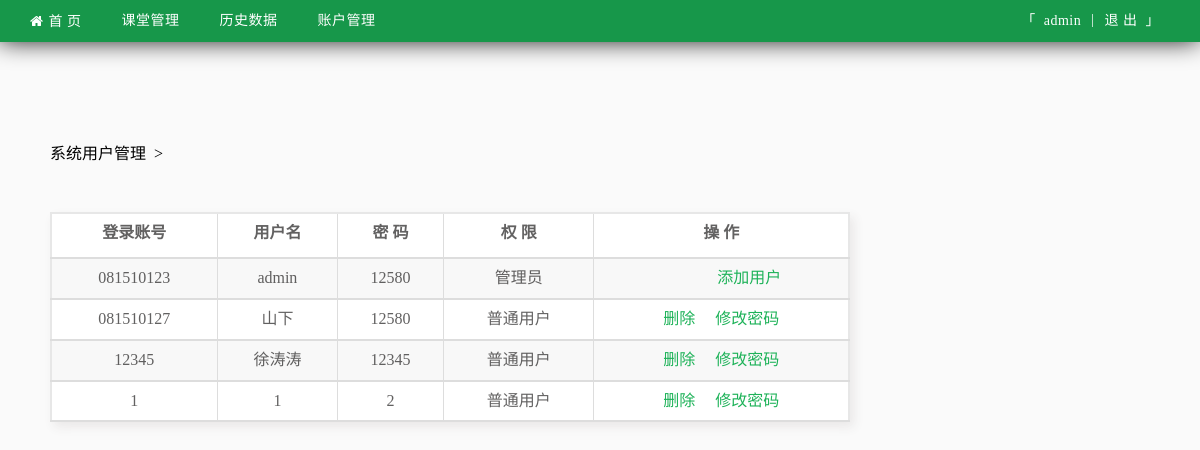
/admin/index.php?user_manage=true (signed in), run on an earlier commit of the app's database.
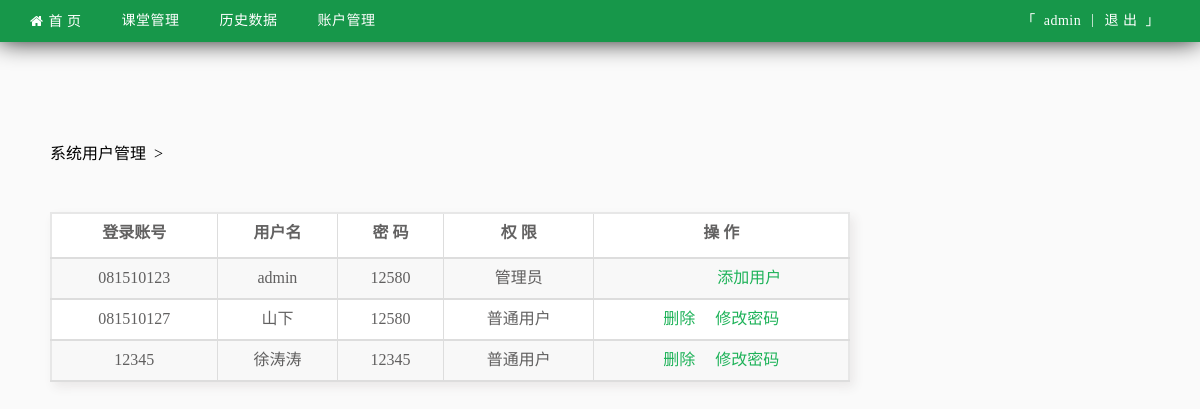
And on a later commit of the database.
### tables this page shows
CREATE TABLE `physics_user` (
  `uid` int(10) NOT NULL,
  `level` char(1) NOT NULL,
  `number` varchar(20) NOT NULL,
  `name` varchar(20) NOT NULL,
  `password` varchar(40) NOT NULL,
  `cur_course` int(2) DEFAULT NULL,
  `pwd` varchar(30) NOT NULL
);

### admin/function/database.class.php (called while the page is built, shortened)
<?php
class database{
	private $db;
	private $tablePrefix = 'physics';
	function __construct($name=null){
		$this->db = new mysqli(HOSTNAME,HOSTUSER,HOSTPWD,HOSTDB);
		$this->db->query('set names utf8');
	}
	function user_manage(){
		$sql = "SELECT * FROM `{$this->tablePrefix}_user`";
		$result = $this->db->query($sql);
		return  $result;
	}
}

### admin/function/common.php (the view, shortened to what this page needs)
<?php
	include_once dirname(__FILE__).'/database.class.php';
 	function user_manage(){
 		$obj = new database();
 		$result = $obj->user_manage();
 		$out = "";
 		while( $data = $result->fetch_assoc()){
 			if($data['level']=='2') $level = '普通用户';
 			else if($data['level']=='1') $level = '管理员';
	 		$out .= "
				<tr>
					<td>".$data['number']."</td>
					<td id='user_name'>".$data['name']."</td>
					<td>".$data['pwd']."</td>
					<td>".$level."</td>";
			if($data['level']=='1'){
				 $out .= "
			    	<td>
						<a href='javascript:void(0)'  onclick='add_user()' style='margin-left: 56px'>添加用户</a>
					</td>";
			}else if($data['level']=='2'){
			    $out .= "
			    	<td>
						<a href='javascript:void(0)'  onclick='admin_delete_user(this)'>删除</a>
						&nbsp;&nbsp;&nbsp;
						<a href='javascript:void(0)' onclick='admin_change_pwd(this)'>修改密码</a>
					</td>";
			}
			$out .= "</tr>";
		}
		return $out;
 	}
?>

### admin/index.php (shortened to what this page needs)
<?php
	if( !$_SESSION['user_name']){
		header('Location:./login.php');
	}else{
		if(isset($_GET['exp_name'])){
			if( isset($_GET['parameter_setting']) && $_GET['parameter_setting']=='true'){
				include'./templates/default/parameter_setting.php';
			}else{
				include './templates/default/experiment.php';
			}
		}else if(isset($_GET['search'])){
			include './templates/default/search.php';
		}else if(isset($_GET['user_manage']) && $_GET['user_manage']=='true'){
			include './templates/default/user_manage.php';
		}else{
			include './templates/default/index.php';
		}
	}

### admin/templates/default/include/header.php (shortened to what this page needs)
<!DOCTYPE html>
<html lang="zh-cn">
<head>
	<?php echo "<link rel='stylesheet' type='text/css' href='./templates/default/css/style.css'>";?>
	<?php echo "<link rel='stylesheet' href='./templates/default/css/font-awesome-4.7.0/css/font-awesome.min.css'>";?>
</head>
<body>
	<div class="header">
		<div class="nav">
		<?php
			echo "<ul class='nav_list'";
			if(defined('index')) echo "style='margin-left: 0'";
			echo ">";
		?>
				<li><a class="fa fa-home" href="./index.php">首 页</a></li>
				<li class="trigger_dropdown">
					<a href="javascript:void(0)">课堂管理</a>
				</li>
				<li class='trigger_dropdown'>
					<a>历史数据</a>
				</li>
				<li class='trigger_dropdown'>
					<a>账户管理</a>
				</li>
			</ul>
		<?php
			echo "<ul class='nav_option'";
			if(defined('index')) echo"style='margin-right: 0'";
			echo ">";
		?>
				<li><a href="./logout.php">退 出 &nbsp;」</a></li>
				<li><span class="symbol-item">|</span></li>
				<?php echo "<li><a name=".$_SESSION['uid']." id='uid'>「 &nbsp;".$_SESSION['user_name']."</a>";?>
				<?php echo"</li>";?>
			</ul>
		</div>
	</div>

### admin/templates/default/user_manage.php (shortened to what this page needs)
<?php
	require dirname(__FILE__).'/../../function/database.class.php';
	require dirname(__FILE__).'/../../function/common.php';
	include dirname(__FILE__).'/include/header.php';
?>
<!DOCTYPE html>
<html lang="en">
<head>
</head>
<body>
	<div class="container">
		系统用户管理 &nbsp;><br><br>
		<div>
			<table class='table-search-result table-user-manage'>
				<thead>
					<tr>
						<th>登录账号</th>
						<th>用户名</th>
						<th>密 码</th>
						<th>权 限</th>
						<th>操 作</th>
					</tr>
				</thead>
				<tbody>
					<?php echo user_manage();?>
				</tbody>
		 	</table>
		</div>
	</div>
</body>
</html>

### admin/templates/default/css/style.css (style rules this page uses)
html { width: 100%; height: 100%; }
body { margin: 0; padding :0; padding-top: 40px; background: #fafafa; }
.header { position: fixed; top: 0; left: 0; width: 100%; background: #17974a; box-shadow: -1px -2px 26px #000; z-index: 9; }
.nav { position: relative; width: 1080px; margin: 0 auto; padding-right: 40px; height: 42px; font-size: 14px; letter-spacing: 0.5px; color: #fff; }
ul.nav_list { position: relative; float: left; margin: 0; padding: 0; list-style: none; margin-left: -30px; }
ul.nav_list li { float: left; }
ul.nav_list a { display: block; margin: 0; padding: 0 20px; height: 42px; line-height: 42px; color: #fff; text-decoration: none; }
ul.nav_list a:before { margin-right: 5px; }
ul.nav_option { float: right; margin: 0; padding: 0; list-style: none; margin-right: -50px }
ul.nav_option li { float: right; }
ul.nav_option a { display: block; margin: 0; padding: 0 10px; height: 42px; line-height: 42px; color: #fff; text-decoration: none; }
ul.nav_option .symbol-item { line-height: 40px; }
.container { position:relative; margin: 100px auto; width: 1100px; z-index: 2; }
table.table-search-result { width: 800px; border-spacing: 0; border-collapse: collapse; border:2px solid #e7e7e7; margin-left: 0; margin-top: 30px; box-shadow: 4px 5px 10px #eae8e8; }
table.table-search-result th, table.table-search-result td { padding: 8px; background-color: #fff; font-size: 16px; color: rgba(21, 20, 20, 0.67); line-height: 1.42857143; border: 1px solid #ddd; border-bottom-width: 2px; vertical-align: top; text-align: center; }
table.table-search-result > thead > tr { height: 45px; }
table.table-search-result > tbody > tr:nth-child(odd) > td { background-color: rgb(248, 248, 248); }
.table-user-manage a { text-decoration: none; color: rgb(29, 178, 88); }

What changed in the data, as far as the page shows it:
removed physics_user: number "1", name "1", pwd "2", level "普通用户", shows "删除"
